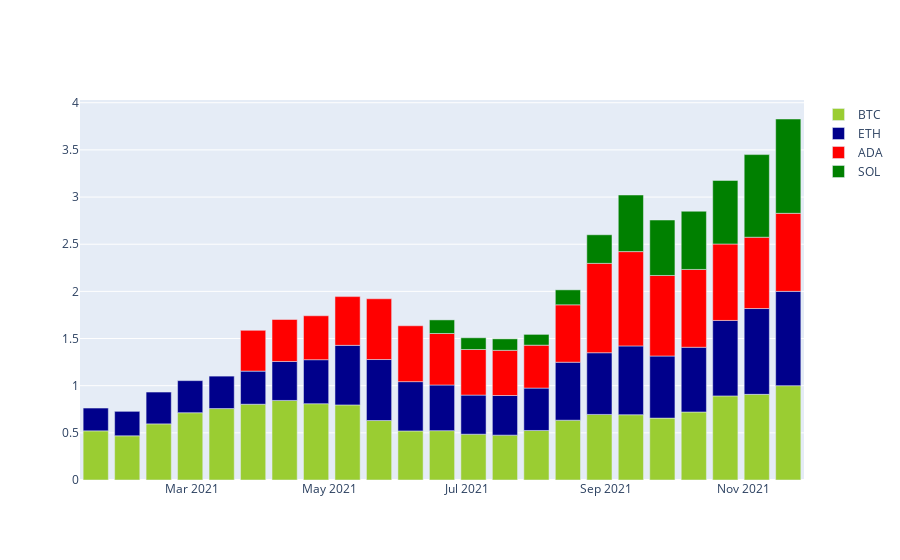

Notebook code for this chart:
### Markdown cell above
Great, now you are familiar with grouped barcharts. Let's try the Stacked Barcharts:

### Code cell
import plotly.graph_objects as go
coins=['BTC', 'ETH', 'ADA', 'SOL']

fig = go.Figure(data=[
    go.Bar(name='BTC', x=data_grouped_weekly_normalized.index,
                       y=data_grouped_weekly_normalized['BTC'],
                          marker=dict(color = 'yellowgreen')),
    go.Bar(name='ETH', x=data_grouped_weekly_normalized.index,
                       y=data_grouped_weekly_normalized['ETH'],
                          marker=dict(color = 'darkblue')),
    go.Bar(name='ADA', x=data_grouped_weekly_normalized.index,
                       y=data_grouped_weekly_normalized['ADA'],
                          marker=dict(color = 'red')),
    go.Bar(name='SOL', x=data_grouped_weekly_normalized.index,
                       y=data_grouped_weekly_normalized['SOL'],
                          marker=dict(color = 'green')),

],)

fig.update_layout(barmode='relative')
fig.show()
